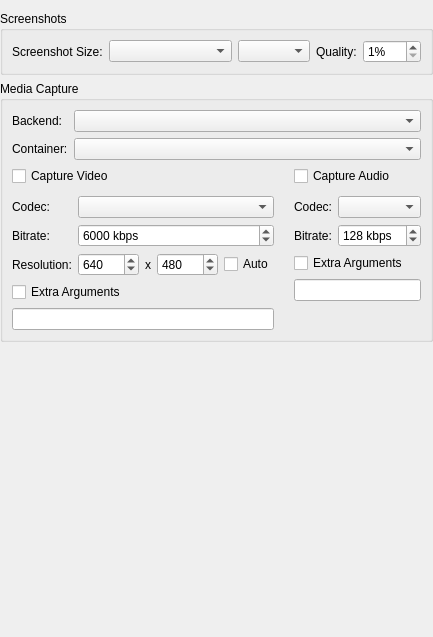
     <widget class="QWidget" name="captureTab">
      <attribute name="title">
       <string>Capture</string>
      </attribute>
      <layout class="QVBoxLayout" name="verticalLayout_8">
       <property name="leftMargin">
        <number>0</number>
       </property>
       <property name="rightMargin">
        <number>0</number>
       </property>
       <property name="bottomMargin">
        <number>0</number>
       </property>
       <item>
        <widget class="QGroupBox" name="groupBox_10">
         <property name="title">
          <string>Screenshots</string>
         </property>
         <layout class="QFormLayout" name="formLayout_3">
          <item row="0" column="0">
           <widget class="QLabel" name="label_21">
            <property name="text">
             <string>Screenshot Size:</string>
            </property>
           </widget>
          </item>
          <item row="0" column="1">
           <layout class="QHBoxLayout" name="horizontalLayout_5" stretch="1,0,0,0">
            <item>
             <widget class="QComboBox" name="screenshotSize"/>
            </item>
            <item>
             <widget class="QComboBox" name="screenshotFormat"/>
            </item>
            <item>
             <widget class="QLabel" name="label_44">
              <property name="text">
               <string>Quality:</string>
              </property>
             </widget>
            </item>
            <item>
             <widget class="QSpinBox" name="screenshotQuality">
              <property name="suffix">
               <string>%</string>
              </property>
              <property name="minimum">
               <number>1</number>
              </property>
              <property name="maximum">
               <number>100</number>
              </property>
             </widget>
            </item>
           </layout>
          </item>
         </layout>
        </widget>
       </item>
       <item>
        <widget class="QGroupBox" name="captureTabGroupBox">
         <property name="title">
          <string>Media Capture</string>
         </property>
         <layout class="QFormLayout" name="captureTabGroupBoxLayout">
          <item row="0" column="0">
           <widget class="QLabel" name="label_2">
            <property name="text">
             <string>Backend:</string>
            </property>
           </widget>
          </item>
          <item row="0" column="1">
           <widget class="QComboBox" name="mediaCaptureBackend"/>
          </item>
          <item row="1" column="0">
           <widget class="QLabel" name="captureContainerLabel">
            <property name="text">
             <string>Container:</string>
            </property>
           </widget>
          </item>
          <item row="1" column="1">
           <widget class="QComboBox" name="captureContainer"/>
          </item>
          <item row="2" column="0" colspan="2">
           <layout class="QGridLayout" name="captureOptionLayout" columnstretch="1,1">
            <property name="horizontalSpacing">
             <number>20</number>
            </property>
            <property name="verticalSpacing">
             <number>10</number>
            </property>
            <item row="1" column="1">
             <widget class="QWidget" name="audioCaptureOptions" native="true">
              <layout class="QFormLayout" name="audioCaptureOptionsLayout">
               <property name="leftMargin">
                <number>0</number>
               </property>
               <property name="topMargin">
                <number>0</number>
               </property>
               <property name="rightMargin">
                <number>0</number>
               </property>
               <property name="bottomMargin">
                <number>0</number>
               </property>
               <item row="0" column="0">
                <widget class="QLabel" name="audioCaptureCodecLabel">
                 <property name="text">
                  <string>Codec:</string>
                 </property>
                </widget>
               </item>
               <item row="0" column="1">
                <widget class="QComboBox" name="audioCaptureCodec"/>
               </item>
               <item row="1" column="0">
                <widget class="QLabel" name="audioCaptureBitrateLabel">
                 <property name="text">
                  <string>Bitrate:</string>
                 </property>
                </widget>
               </item>
               <item row="1" column="1">
                <widget class="QSpinBox" name="audioCaptureBitrate">
                 <property name="suffix">
                  <string> kbps</string>
                 </property>
                 <property name="minimum">
                  <number>16</number>
                 </property>
                 <property name="maximum">
                  <number>2048</number>
                 </property>
                 <property name="singleStep">
                  <number>1</number>
                 </property>
                 <property name="value">
                  <number>128</number>
                 </property>
                </widget>
               </item>
               <item row="2" column="0" colspan="2">
                <widget class="QCheckBox" name="enableAudioCaptureArguments">
                 <property name="text">
                  <string>Extra Arguments</string>
                 </property>
                </widget>
               </item>
               <item row="3" column="0" colspan="2">
                <widget class="QLineEdit" name="audioCaptureArguments"/>
               </item>
              </layout>
             </widget>
            </item>
            <item row="0" column="1">
             <widget class="QCheckBox" name="enableAudioCapture">
              <property name="text">
               <string>Capture Audio</string>
              </property>
             </widget>
            </item>
            <item row="1" column="0">
             <widget class="QWidget" name="videoCaptureOptions" native="true">
              <layout class="QFormLayout" name="videoCaptureOptionsLayout">
               <property name="leftMargin">
                <number>0</number>
               </property>
               <property name="topMargin">
                <number>0</number>
               </property>
               <property name="rightMargin">
                <number>0</number>
               </property>
               <property name="bottomMargin">
                <number>0</number>
               </property>
               <item row="0" column="0">
                <widget class="QLabel" name="videoCaptureCodecLabel">
                 <property name="text">
                  <string>Codec:</string>
                 </property>
                </widget>
               </item>
               <item row="0" column="1">
                <widget class="QComboBox" name="videoCaptureCodec"/>
               </item>
               <item row="1" column="0">
                <widget class="QLabel" name="videoCaptureBitrateLabel">
                 <property name="text">
                  <string>Bitrate:</string>
                 </property>
                </widget>
               </item>
               <item row="1" column="1">
                <widget class="QSpinBox" name="videoCaptureBitrate">
                 <property name="suffix">
                  <string extracomment="Unit that will appear next to a number. Alter the space or whatever is needed before the text depending on your language."> kbps</string>
                 </property>
                 <property name="minimum">
                  <number>100</number>
                 </property>
                 <property name="maximum">
                  <number>100000</number>
                 </property>
                 <property name="singleStep">
                  <number>100</number>
                 </property>
                 <property name="value">
                  <number>6000</number>
                 </property>
                </widget>
               </item>
               <item row="2" column="0">
                <widget class="QLabel" name="videoCaptureResolutionLabel">
                 <property name="text">
                  <string>Resolution:</string>
                 </property>
                </widget>
               </item>
               <item row="2" column="1">
                <layout class="QHBoxLayout" name="videoCaptureSizeLayout" stretch="1,0,1,0">
                 <item>
                  <widget class="QSpinBox" name="videoCaptureWidth">
                   <property name="minimum">
                    <number>320</number>
                   </property>
                   <property name="maximum">
                    <number>32768</number>
                   </property>
                   <property name="singleStep">
                    <number>16</number>
                   </property>
                   <property name="value">
                    <number>640</number>
                   </property>
                  </widget>
                 </item>
                 <item>
                  <widget class="QLabel" name="xLabel">
                   <property name="text">
                    <string>x</string>
                   </property>
                  </widget>
                 </item>
                 <item>
                  <widget class="QSpinBox" name="videoCaptureHeight">
                   <property name="minimum">
                    <number>240</number>
                   </property>
                   <property name="maximum">
                    <number>32768</number>
                   </property>
                   <property name="singleStep">
                    <number>16</number>
                   </property>
                   <property name="value">
                    <number>480</number>
                   </property>
                  </widget>
                 </item>
                 <item>
                  <widget class="QCheckBox" name="videoCaptureResolutionAuto">
                   <property name="text">
                    <string>Auto</string>
                   </property>
                  </widget>
                 </item>
                </layout>
               </item>
               <item row="4" column="0" colspan="2">
                <widget class="QLineEdit" name="videoCaptureArguments"/>
               </item>
               <item row="3" column="0" colspan="2">
                <widget class="QCheckBox" name="enableVideoCaptureArguments">
                 <property name="text">
                  <string>Extra Arguments</string>
                 </property>
                </widget>
               </item>
              </layout>
             </widget>
            </item>
            <item row="0" column="0">
             <widget class="QCheckBox" name="enableVideoCapture">
              <property name="text">
               <string>Capture Video</string>
              </property>
             </widget>
            </item>
           </layout>
          </item>
         </layout>
        </widget>
       </item>
       <item>
        <spacer name="verticalSpacer_7">
         <property name="orientation">
          <enum>Qt::Orientation::Vertical</enum>
         </property>
         <property name="sizeHint" stdset="0">
          <size>
           <width>20</width>
           <height>295</height>
          </size>
         </property>
        </spacer>
       </item>
      </layout>
     </widget>
